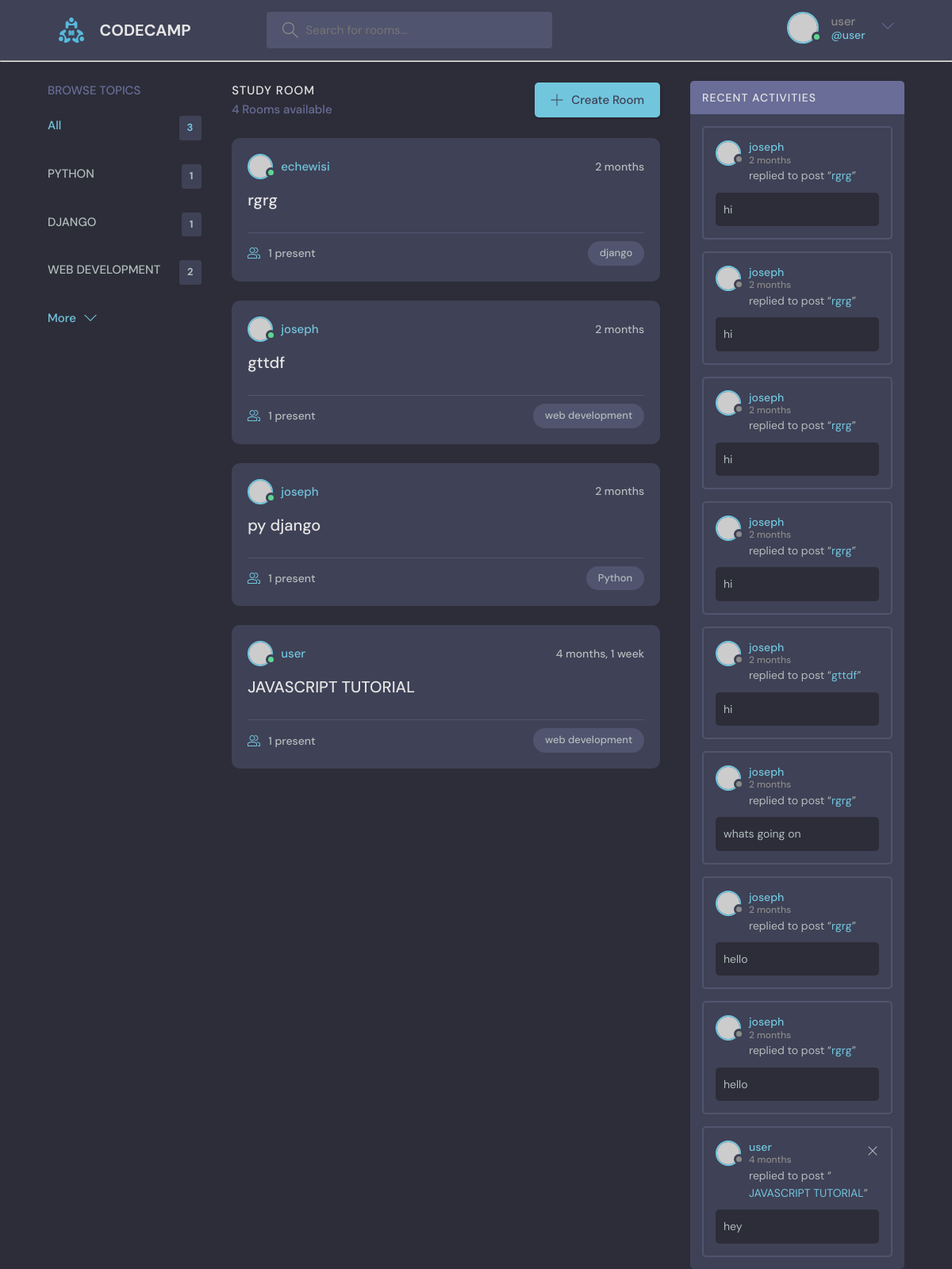
The app's page / (signed in) with its own data.
### base/models.py (models this page shows, shortened)
class Topic(models.Model):
    name=models.CharField(max_length=200)

class Room(models.Model):
    host=models.ForeignKey(User, on_delete= models.SET_NULL, null=True)
    topic= models.ForeignKey(Topic, on_delete= models.SET_NULL, null=True)
    name= models.CharField(max_length=200)
    description= models.TextField(null=True, blank= True)
    participants= models.ManyToManyField(User, related_name='participants', blank=True)
    updated= models.DateTimeField(auto_now= True)
    created= models.DateTimeField( auto_now_add= True)
    class Meta:
        ordering= ['-updated', '-created']

class Message(models.Model):
    user= models.ForeignKey(User, on_delete=models.CASCADE )
    room= models.ForeignKey(Room, on_delete=models.CASCADE )
    body= models.TextField()
    updated= models.DateTimeField(auto_now= True)
    created= models.DateTimeField( auto_now_add= True)
    class Meta:
        ordering= ['-updated', '-created']

### base/views.py (the view)
# urls.py: path('', views.home, name='home'),
def home(request):
    q = request.GET.get('q') if request.GET.get('q') != None else ''
    rooms = Room.objects.filter(
        Q(topic__name__icontains=q) |
        Q(name__icontains=q) |
        Q(description__icontains=q)
    )
    topics = Topic.objects.all()
    room_count = rooms.count()
    room_messages = Message.objects.filter(Q(room__topic__name__icontains=q))
    context = {
        "rooms": rooms,
        "topics": topics,
        'room_count': room_count,
        'room_messages': room_messages,
    }
    return render(request, 'base/home.html', context)

### base/templates/base/home.html (shortened to what this page needs)
{%extends 'main.html'%} {%block content%}
<main class="layout layout--3">
  <div class="container">
    {%include 'base/topic_component.html'%}
    <div class="roomList">
      <div class="roomList__header">
        <div>
          <h2>Study Room</h2>
          <p>{{room_count}} Rooms available</p>
        </div>
        <a class="btn btn--main" href="{%url 'create-room'%}">
          <svg
            version="1.1"
            xmlns="http://www.w3.org/2000/svg"
            width="32"
            height="32"
            viewBox="0 0 32 32"
          >
            <title>add</title>
            <path
              d="M16.943 0.943h-1.885v14.115h-14.115v1.885h14.115v14.115h1.885v-14.115h14.115v-1.885h-14.115v-14.115z"
            ></path>
          </svg>
          Create Room
        </a>
      </div>
      {%include 'base/feed_component.html'%}
    </div>
    {%include 'base/activity_component.html'%}
  </div>
</main>
{%endblock%}

### templates/navbar.html (shortened to what this page needs)
{% load static%}
<header class="header header--loggedIn">
    <div class="container">
        <a href="{%url 'home'%}" class="header__logo">
            <img src="{% static 'images/favicon.ico'%}" />
            <h1>CODECAMP</h1>
        </a>
        <form class="header__search" form="GET" action="{%url 'home'%}">
            <label>
                <input name="q" placeholder="Search for rooms..." />
            </label>
        </form>
        <nav class="header__menu">
            {%if request.user.is_authenticated %}
            <div class="header__user">
                <a href="{% url 'profile' user.id %}">
                    <div class="avatar avatar--medium active">
                        <img src="https://randomuser.me/api/portraits/men/37.jpg" />
                    </div>
                    <p>{{request.user}} <span>@{{request.user.username}}</span></p>
                </a>
                <button class="dropdown-button">
                    <svg version="1.1" xmlns="http://www.w3.org/2000/svg" width="32" height="32" viewBox="0 0 32 32">
                        <title>chevron-down</title>
                        <path d="M16 21l-13-13h-3l16 16 16-16h-3l-13 13z"></path>
                    </svg>
                </button>
            </div>
            {%else%}
            <a href="{% url 'login' %}">
                <img src="{% static 'images/avatar.svg' %}" / <p>Login</p>
            </a>
            {%endif%}
        </nav>
    </div>
</header>
<hr />

### base/templates/base/topic_component.html
<div class="topics">
    <div class="topics__header">
        <h2>Browse Topics</h2>
    </div>
    <ul class="topics__list">
        <li>
            <a href="{% url 'home' %}" class="active">All <span>{{topics.count}}</span></a>
        </li>
        {%for topic in topics%}
        <li>
            <a href="{% url 'home' %}?q={{topic.name}}">{{topic.name|upper}} <span>{{topic.room_set.all.count}}</span></a>
        </li>
        {%endfor%}
    </ul>
    <a class="btn btn--link" href="topics.html">
        More
        <svg version="1.1" xmlns="http://www.w3.org/2000/svg" width="32" height="32" viewBox="0 0 32 32">
            <title>chevron-down</title>
            <path d="M16 21l-13-13h-3l16 16 16-16h-3l-13 13z"></path>
        </svg>
    </a>
</div>

### base/templates/base/feed_component.html (shortened to what this page needs)
{%for room in rooms %}
<div class="roomListRoom">
    <div class="roomListRoom__header">
        <a href="{% url 'profile' room.host.id %}" class="roomListRoom__author">
            <div class="avatar avatar--small active">
                <img src="https://randomuser.me/api/portraits/men/11.jpg" />
            </div>
            <span>{{room.host.username}}</span>
        </a>
        <div class="roomListRoom__actions">
            <span>{{room.created|timesince}}</span>
        </div>
    </div>
    <div class="roomListRoom__content">
        <a href="{% url 'room' room.id %}">{{room.name}}</a>
    </div>
    <div class="roomListRoom__meta">
        <a href="{% url 'room' room.id %}"  class="roomListRoom__joined">
            {{room.participants.all.count}} present
        </a>
        <p class="roomListRoom__topic">{{room.topic.name}}</p>
    </div>
</div>
{%endfor%}

### base/templates/base/activity_component.html
<div class="activities">
    <div class="activities__header">
        <h2>Recent Activities</h2>
    </div>
{%for room_message in room_messages%}
    <div class="activities__box">
        <div class="activities__boxHeader roomListRoom__header">
            <a  href="{% url 'profile' room_message.user.id %}" class="roomListRoom__author">
                <div class="avatar avatar--small">
                    <img src="https://randomuser.me/api/portraits/women/11.jpg" />
                </div>
                <p>
                    {{room_message.user}}
                    <span>{{room_message.created|timesince}}</span>
                </p>
            </a>
            {%if request.user == room_message.user%}
            <div class="roomListRoom__actions">
                <a href="{% url 'delete-message' room_message.id %}">
                    <svg version="1.1" xmlns="http://www.w3.org/2000/svg" width="32" height="32" viewBox="0 0 32 32">
                        <title>remove</title>
                        <path
                            d="M27.314 6.019l-1.333-1.333-9.98 9.981-9.981-9.981-1.333 1.333 9.981 9.981-9.981 9.98 1.333 1.333 9.981-9.98 9.98 9.98 1.333-1.333-9.98-9.98 9.98-9.981z">
                        </path>
                    </svg>
                </a>
            </div>
            {%endif%}
        </div>
        <div class="activities__boxContent">
            <p>replied to post “<a href="{% url 'room' room_message.room.id %}"> {{room_message.room.name}}</a>”</p>
            <div class="activities__boxRoomContent">
                {{room_message.body}}
            </div>
        </div>
    </div>
{%endfor%}
</div>

### records on screen
Topic: name "PYTHON", room_set.all.count "1"
Topic: name "DJANGO", room_set.all.count "1"
Topic: name "WEB DEVELOPMENT", room_set.all.count "2"
Room: host.username "echewisi", created "2 months", name "rgrg", participants.all.count "1", topic.name "django"
Room: host.username "joseph", created "2 months", name "gttdf", participants.all.count "1", topic.name "web development"
Room: host.username "joseph", created "2 months", name "py django", participants.all.count "1", topic.name "Python"
Room: host.username "user", created "4 months, 1 week", name "JAVASCRIPT TUTORIAL", participants.all.count "1", topic.name "web development"
Message: user "joseph", created "2 months", room.name "rgrg", body "hi"
Message: user "joseph", created "2 months", room.name "rgrg", body "hi"
Message: user "joseph", created "2 months", room.name "rgrg", body "hi"
Message: user "joseph", created "2 months", room.name "rgrg", body "hi"
Message: user "joseph", created "2 months", room.name "gttdf", body "hi"
Message: user "joseph", created "2 months", room.name "rgrg", body "whats going on"
Message: user "joseph", created "2 months", room.name "rgrg", body "hello"
Message: user "joseph", created "2 months", room.name "rgrg", body "hello"
Message: user "user", created "4 months", room.name "JAVASCRIPT TUTORIAL", body "hey"

### other values on screen
{{ request.user }} "user"
{{ request.user.username }} "user"
{{ topics.count }} "3"
{{ room_count }} "4"
